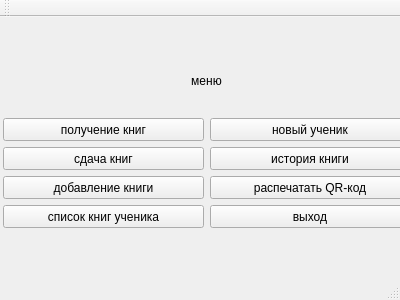
<?xml version="1.0" encoding="UTF-8"?>
<ui version="4.0">
 <class>MainWindow</class>
 <widget class="QMainWindow" name="MainWindow">
  <property name="geometry">
   <rect>
    <x>0</x>
    <y>0</y>
    <width>400</width>
    <height>300</height>
   </rect>
  </property>
  <property name="windowTitle">
   <string>MainWindow</string>
  </property>
  <widget class="QWidget" name="centralWidget">
   <widget class="QPushButton" name="pushButton_7">
    <property name="geometry">
     <rect>
      <x>210</x>
      <y>159</y>
      <width>200</width>
      <height>23</height>
     </rect>
    </property>
    <property name="text">
     <string>распечатать QR-код</string>
    </property>
   </widget>
   <widget class="QLabel" name="label">
    <property name="geometry">
     <rect>
      <x>3</x>
      <y>34</y>
      <width>407</width>
      <height>61</height>
     </rect>
    </property>
    <property name="text">
     <string>&lt;html&gt;&lt;head/&gt;&lt;body&gt;&lt;p align=&quot;center&quot;&gt;меню&lt;/p&gt;&lt;/body&gt;&lt;/html&gt;</string>
    </property>
   </widget>
   <widget class="QPushButton" name="pushButton">
    <property name="geometry">
     <rect>
      <x>3</x>
      <y>101</y>
      <width>201</width>
      <height>23</height>
     </rect>
    </property>
    <property name="text">
     <string>получение книг</string>
    </property>
   </widget>
   <widget class="QPushButton" name="pushButton_2">
    <property name="geometry">
     <rect>
      <x>3</x>
      <y>130</y>
      <width>201</width>
      <height>23</height>
     </rect>
    </property>
    <property name="text">
     <string>сдача книг</string>
    </property>
   </widget>
   <widget class="QPushButton" name="pushButton_8">
    <property name="geometry">
     <rect>
      <x>210</x>
      <y>188</y>
      <width>200</width>
      <height>23</height>
     </rect>
    </property>
    <property name="text">
     <string>выход</string>
    </property>
   </widget>
   <widget class="QPushButton" name="pushButton_3">
    <property name="geometry">
     <rect>
      <x>3</x>
      <y>159</y>
      <width>201</width>
      <height>23</height>
     </rect>
    </property>
    <property name="text">
     <string>добавление книги</string>
    </property>
   </widget>
   <widget class="QPushButton" name="pushButton_5">
    <property name="geometry">
     <rect>
      <x>210</x>
      <y>101</y>
      <width>200</width>
      <height>23</height>
     </rect>
    </property>
    <property name="text">
     <string>новый ученик</string>
    </property>
   </widget>
   <widget class="QPushButton" name="pushButton_4">
    <property name="geometry">
     <rect>
      <x>3</x>
      <y>188</y>
      <width>201</width>
      <height>23</height>
     </rect>
    </property>
    <property name="text">
     <string>список книг ученика</string>
    </property>
   </widget>
   <widget class="QPushButton" name="pushButton_6">
    <property name="geometry">
     <rect>
      <x>210</x>
      <y>130</y>
      <width>200</width>
      <height>23</height>
     </rect>
    </property>
    <property name="text">
     <string>история книги</string>
    </property>
   </widget>
  </widget>
  <widget class="QMenuBar" name="menuBar">
   <property name="geometry">
    <rect>
     <x>0</x>
     <y>0</y>
     <width>400</width>
     <height>21</height>
    </rect>
   </property>
  </widget>
  <widget class="QToolBar" name="mainToolBar">
   <attribute name="toolBarArea">
    <enum>TopToolBarArea</enum>
   </attribute>
   <attribute name="toolBarBreak">
    <bool>false</bool>
   </attribute>
  </widget>
  <widget class="QStatusBar" name="statusBar"/>
 </widget>
 <layoutdefault spacing="6" margin="11"/>
 <resources/>
 <connections/>
</ui>
